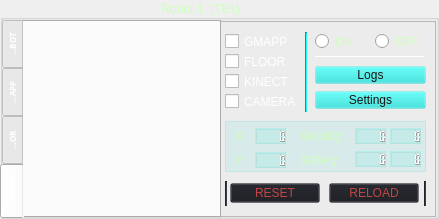
   <widget class="QGroupBox" name="robot_TB1">
    <property name="geometry">
     <rect>
      <x>150</x>
      <y>10</y>
      <width>439</width>
      <height>219</height>
     </rect>
    </property>
    <property name="styleSheet">
     <string notr="true">
color: rgb(206, 255, 188);</string>
    </property>
    <property name="title">
     <string>                                                Robot 1  (TB1)</string>
    </property>
    <widget class="QFrame" name="options_TB1">
     <property name="geometry">
      <rect>
       <x>215</x>
       <y>21</y>
       <width>221</width>
       <height>196</height>
      </rect>
     </property>
     <property name="styleSheet">
      <string notr="true"/>
     </property>
     <property name="frameShape">
      <enum>QFrame::StyledPanel</enum>
     </property>
     <property name="frameShadow">
      <enum>QFrame::Raised</enum>
     </property>
     <widget class="Line" name="line_TB1_1">
      <property name="geometry">
       <rect>
        <x>90</x>
        <y>11</y>
        <width>2</width>
        <height>80</height>
       </rect>
      </property>
      <property name="styleSheet">
       <string notr="true">background: #1DDED8;</string>
      </property>
      <property name="orientation">
       <enum>Qt::Vertical</enum>
      </property>
     </widget>
     <widget class="QPushButton" name="configure_TB1_Button">
      <property name="geometry">
       <rect>
        <x>100</x>
        <y>70</y>
        <width>111</width>
        <height>18</height>
       </rect>
      </property>
      <property name="styleSheet">
       <string notr="true">background: rgba(29, 222, 216, 0.1);
color: rgb(22, 22, 22)</string>
      </property>
      <property name="text">
       <string>Settings</string>
      </property>
     </widget>
     <widget class="QPushButton" name="logs_TB1_Button">
      <property name="geometry">
       <rect>
        <x>100</x>
        <y>45</y>
        <width>111</width>
        <height>18</height>
       </rect>
      </property>
      <property name="styleSheet">
       <string notr="true">background: rgba(29, 222, 216, 0.1);
color: rgb(22, 22, 22)</string>
      </property>
      <property name="text">
       <string>Logs</string>
      </property>
     </widget>
     <widget class="QCheckBox" name="floor_TB1_Show">
      <property name="geometry">
       <rect>
        <x>10</x>
        <y>30</y>
        <width>61</width>
        <height>21</height>
       </rect>
      </property>
      <property name="styleSheet">
       <string notr="true">color: white;</string>
      </property>
      <property name="text">
       <string>FLOOR</string>
      </property>
     </widget>
     <widget class="QCheckBox" name="kinect_TB1_Show">
      <property name="geometry">
       <rect>
        <x>10</x>
        <y>50</y>
        <width>71</width>
        <height>21</height>
       </rect>
      </property>
      <property name="styleSheet">
       <string notr="true">color: white;</string>
      </property>
      <property name="text">
       <string>KINECT</string>
      </property>
     </widget>
     <widget class="QCheckBox" name="gmapp_TB1_Show">
      <property name="geometry">
       <rect>
        <x>10</x>
        <y>10</y>
        <width>71</width>
        <height>21</height>
       </rect>
      </property>
      <property name="styleSheet">
       <string notr="true">color: white;</string>
      </property>
      <property name="text">
       <string>GMAPP</string>
      </property>
     </widget>
     <widget class="QCheckBox" name="camera_TB1_Show">
      <property name="geometry">
       <rect>
        <x>10</x>
        <y>70</y>
        <width>71</width>
        <height>21</height>
       </rect>
      </property>
      <property name="styleSheet">
       <string notr="true">color: white;</string>
      </property>
      <property name="text">
       <string>CAMERA</string>
      </property>
     </widget>
     <widget class="QRadioButton" name="on_TB1_Viewer">
      <property name="geometry">
       <rect>
        <x>100</x>
        <y>10</y>
        <width>51</width>
        <height>21</height>
       </rect>
      </property>
      <property name="text">
       <string>ON</string>
      </property>
     </widget>
     <widget class="QRadioButton" name="off_TB1_Viewer">
      <property name="geometry">
       <rect>
        <x>160</x>
        <y>10</y>
        <width>51</width>
        <height>21</height>
       </rect>
      </property>
      <property name="text">
       <string>OFF</string>
      </property>
     </widget>
     <widget class="Line" name="line_TB1_2">
      <property name="geometry">
       <rect>
        <x>100</x>
        <y>35</y>
        <width>110</width>
        <height>1</height>
       </rect>
      </property>
      <property name="styleSheet">
       <string notr="true"/>
      </property>
      <property name="orientation">
       <enum>Qt::Horizontal</enum>
      </property>
     </widget>
     <widget class="QPushButton" name="reload_TB1">
      <property name="geometry">
       <rect>
        <x>114</x>
        <y>162</y>
        <width>90</width>
        <height>20</height>
       </rect>
      </property>
      <property name="styleSheet">
       <string notr="true">color: rgb(193, 69, 69);
font: 75 9pt &quot;Clean&quot;;
background: rgba(25, 27, 33, 0.2);</string>
      </property>
      <property name="text">
       <string>RELOAD</string>
      </property>
     </widget>
     <widget class="Line" name="line_TB1_4">
      <property name="geometry">
       <rect>
        <x>209</x>
        <y>160</y>
        <width>2</width>
        <height>25</height>
       </rect>
      </property>
      <property name="styleSheet">
       <string notr="true">background: #313640;</string>
      </property>
      <property name="orientation">
       <enum>Qt::Vertical</enum>
      </property>
     </widget>
     <widget class="Line" name="line_TB1_3">
      <property name="geometry">
       <rect>
        <x>10</x>
        <y>160</y>
        <width>2</width>
        <height>25</height>
       </rect>
      </property>
      <property name="styleSheet">
       <string notr="true">background: #313640;</string>
      </property>
      <property name="orientation">
       <enum>Qt::Vertical</enum>
      </property>
     </widget>
     <widget class="QPushButton" name="reset_TB1">
      <property name="geometry">
       <rect>
        <x>15</x>
        <y>162</y>
        <width>90</width>
        <height>20</height>
       </rect>
      </property>
      <property name="styleSheet">
       <string notr="true">color: rgb(193, 69, 69);
font: 75 9pt &quot;Clean&quot;;
background: rgba(25, 27, 33, 0.2);</string>
      </property>
      <property name="text">
       <string>RESET</string>
      </property>
     </widget>
     <widget class="QFrame" name="valuesTB1Frame">
      <property name="geometry">
       <rect>
        <x>10</x>
        <y>100</y>
        <width>201</width>
        <height>51</height>
       </rect>
      </property>
      <property name="styleSheet">
       <string notr="true">background: rgba(29, 222, 216, 0.1);</string>
      </property>
      <property name="frameShape">
       <enum>QFrame::StyledPanel</enum>
      </property>
      <property name="frameShadow">
       <enum>QFrame::Raised</enum>
      </property>
      <widget class="QLCDNumber" name="x_TB1_Value">
       <property name="geometry">
        <rect>
         <x>30</x>
         <y>7</y>
         <width>31</width>
         <height>16</height>
        </rect>
       </property>
      </widget>
      <widget class="QLabel" name="X_TB1_Label">
       <property name="geometry">
        <rect>
         <x>10</x>
         <y>7</y>
         <width>16</width>
         <height>16</height>
        </rect>
       </property>
       <property name="styleSheet">
        <string notr="true">background: transparent;
color: rgb(206, 255, 188);</string>
       </property>
       <property name="text">
        <string>X:</string>
       </property>
      </widget>
      <widget class="QLabel" name="y_TB1_Label">
       <property name="geometry">
        <rect>
         <x>10</x>
         <y>31</y>
         <width>16</width>
         <height>16</height>
        </rect>
       </property>
       <property name="styleSheet">
        <string notr="true">background: transparent;
color: rgb(206, 255, 188);</string>
       </property>
       <property name="text">
        <string>Y:</string>
       </property>
      </widget>
      <widget class="QLCDNumber" name="y_TB1_Value">
       <property name="geometry">
        <rect>
         <x>30</x>
         <y>31</y>
         <width>31</width>
         <height>16</height>
        </rect>
       </property>
      </widget>
      <widget class="QLabel" name="velocity_TB1_Label">
       <property name="geometry">
        <rect>
         <x>75</x>
         <y>7</y>
         <width>61</width>
         <height>16</height>
        </rect>
       </property>
       <property name="styleSheet">
        <string notr="true">background: transparent;
color: rgb(206, 255, 188);</string>
       </property>
       <property name="text">
        <string>Velocity:</string>
       </property>
      </widget>
      <widget class="QLCDNumber" name="linear_TB1_Value">
       <property name="geometry">
        <rect>
         <x>130</x>
         <y>7</y>
         <width>31</width>
         <height>16</height>
        </rect>
       </property>
      </widget>
      <widget class="QLabel" name="battery_TB1_Label">
       <property name="geometry">
        <rect>
         <x>75</x>
         <y>31</y>
         <width>61</width>
         <height>16</height>
        </rect>
       </property>
       <property name="styleSheet">
        <string notr="true">background: transparent;
color: rgb(206, 255, 188);</string>
       </property>
       <property name="text">
        <string>Battery:</string>
       </property>
      </widget>
      <widget class="QLCDNumber" name="turtleBat_TB1_Value">
       <property name="geometry">
        <rect>
         <x>130</x>
         <y>30</y>
         <width>31</width>
         <height>16</height>
        </rect>
       </property>
      </widget>
      <widget class="QLCDNumber" name="noteBat_TB1_Value">
       <property name="geometry">
        <rect>
         <x>165</x>
         <y>30</y>
         <width>31</width>
         <height>16</height>
        </rect>
       </property>
      </widget>
      <widget class="QLCDNumber" name="angular_TB1_Value">
       <property name="geometry">
        <rect>
         <x>165</x>
         <y>7</y>
         <width>31</width>
         <height>16</height>
        </rect>
       </property>
      </widget>
     </widget>
    </widget>
    <widget class="QTabWidget" name="viewer_TB1">
     <property name="geometry">
      <rect>
       <x>0</x>
       <y>20</y>
       <width>221</width>
       <height>198</height>
      </rect>
     </property>
     <property name="font">
      <font>
       <family>Tlwg Typist</family>
       <pointsize>6</pointsize>
       <weight>75</weight>
       <bold>true</bold>
      </font>
     </property>
     <property name="layoutDirection">
      <enum>Qt::LeftToRight</enum>
     </property>
     <property name="styleSheet">
      <string notr="true">color: white;</string>
     </property>
     <property name="tabPosition">
      <enum>QTabWidget::West</enum>
     </property>
     <property name="tabShape">
      <enum>QTabWidget::Rounded</enum>
     </property>
     <property name="currentIndex">
      <number>3</number>
     </property>
     <property name="elideMode">
      <enum>Qt::ElideLeft</enum>
     </property>
     <widget class="QWidget" name="kinnect_TB1_Screen">
      <property name="toolTip">
       <string>Image from the Kinnect</string>
      </property>
      <attribute name="title">
       <string>ROBOT</string>
      </attribute>
     </widget>
     <widget class="QWidget" name="gmapp_TB1_Screen">
      <attribute name="title">
       <string>GMAPP</string>
      </attribute>
     </widget>
     <widget class="QWidget" name="floor_TB1_Screen">
      <attribute name="title">
       <string>FLOOR</string>
      </attribute>
     </widget>
     <widget class="QWidget" name="camera_TB1_Screen">
      <attribute name="title">
       <string>CAMERA</string>
      </attribute>
     </widget>
    </widget>
   </widget>
